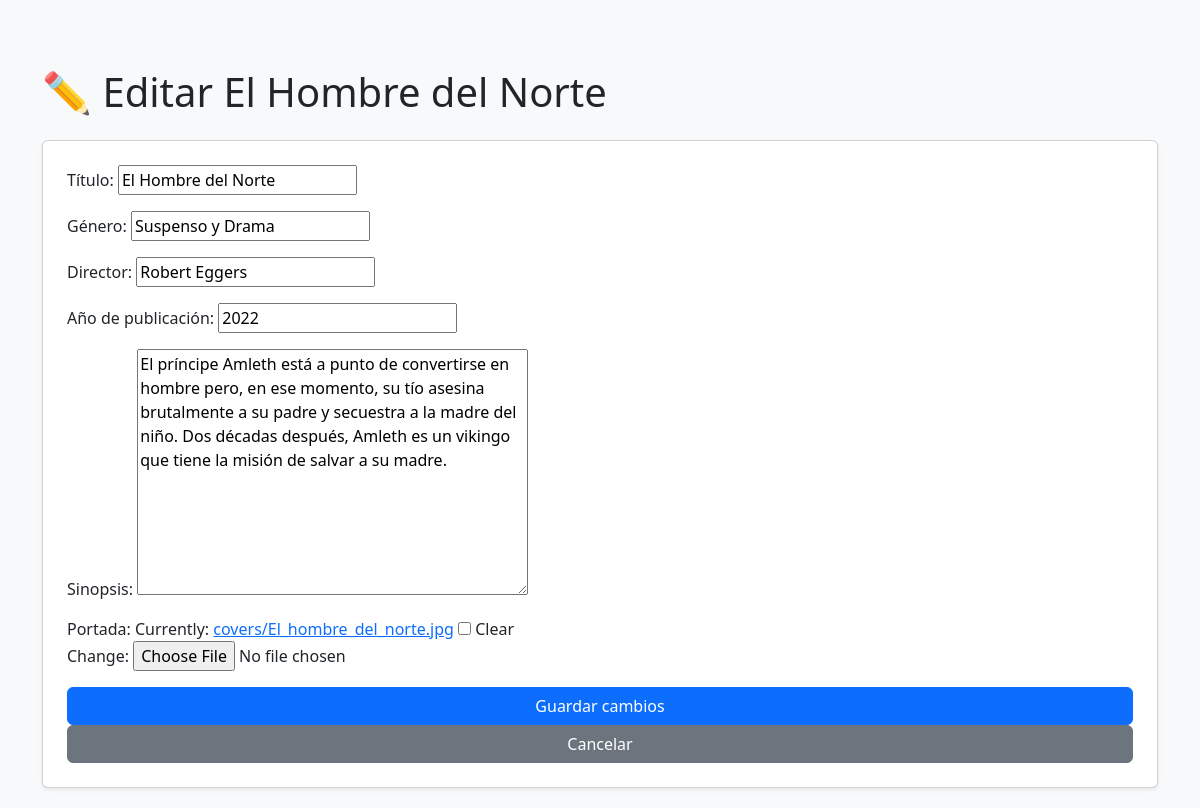
/movie/3/edit/, run on the app's committed database.
### movies/models.py (models this page shows, shortened)
class Movie(models.Model):
    title = models.CharField("Título", max_length=200)
    genre = models.CharField("Género", max_length=100)
    director_name = models.CharField("Director", max_length=100)
    release_year = models.PositiveIntegerField("Año de publicación")
    synopsis = models.TextField("Sinopsis")
    cover_image = models.ImageField("Portada", upload_to='covers/', blank=True, null=True)

### movies/views.py (the view)
# urls.py: path('movie/<int:movie_id>/edit/', views.edit_movie, name='edit_movie'),
def edit_movie(request, movie_id):
    movie = get_object_or_404(Movie, pk=movie_id)
    if request.method == 'POST':
        form = MovieForm(request.POST, request.FILES, instance=movie)
        if form.is_valid():
            form.save()
            return redirect('index')
    else:
        form = MovieForm(instance=movie)
    return render(request, 'movies/edit_movie.html', {'form': form, 'movie': movie})

### movies/forms.py
class MovieForm(forms.ModelForm):
    class Meta:
        model = Movie
        fields = ['title', 'genre', 'director_name', 'release_year', 'synopsis', 'cover_image']

### movies/templates/movies/edit_movie.html (shortened to what this page needs)
<!DOCTYPE html>
<html>
<head>
    {% load static %}
    <link rel="stylesheet" href="{% static 'movies/style.css' %}">
    <link href="https://cdn.jsdelivr.net/npm/bootstrap@5.3.3/dist/css/bootstrap.min.css" rel="stylesheet">
</head>
<body class="bg-light">
    <div class="container mt-5">
        <h1 class="mb-4">✏️ Editar {{ movie.title }}</h1>
        <form method="post" enctype="multipart/form-data" class="card p-4 shadow-sm">
            {{ form.as_p }}
            <button type="submit" class="btn btn-primary">Guardar cambios</button>
            <a href="{% url 'index' %}" class="btn btn-secondary">Cancelar</a>
        </form>
    </div>
</body>
</html>

### movies/static/movies/style.css (style rules this page uses)
body { font-family: Arial, sans-serif; background-color: #f4f4f4; padding: 20px; }
h1 { color: #333; }

### data on the page
Movie: title "El Hombre del Norte", genre "Suspenso y Drama", director_name "Robert Eggers", release_year "2022", synopsis "El príncipe Amleth está a punto de convertirse en hombre pero, en ese momento, su tío asesina brutalmente a su padre y secuestra a la madre del niño. Dos décadas después, Amleth es un vikingo que tiene la misión de salvar a su madre."
